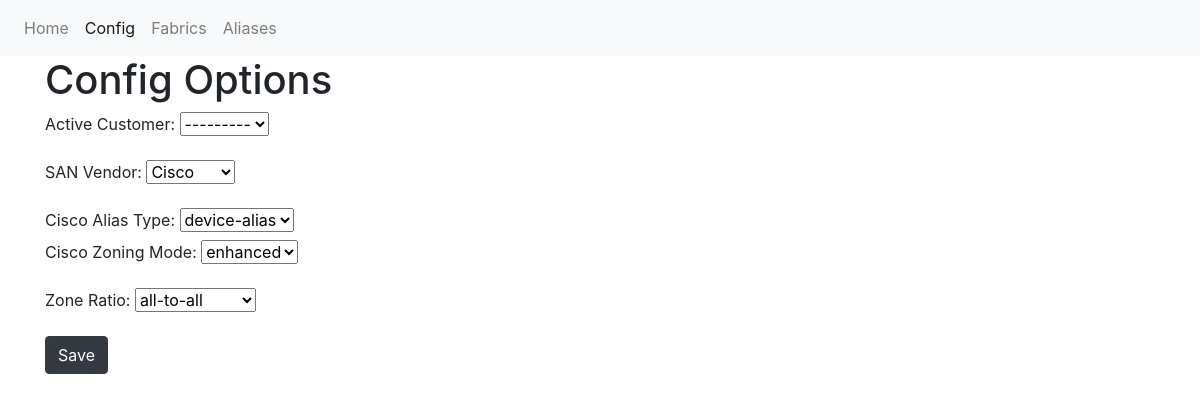
Page /config/ on the earlier database version.
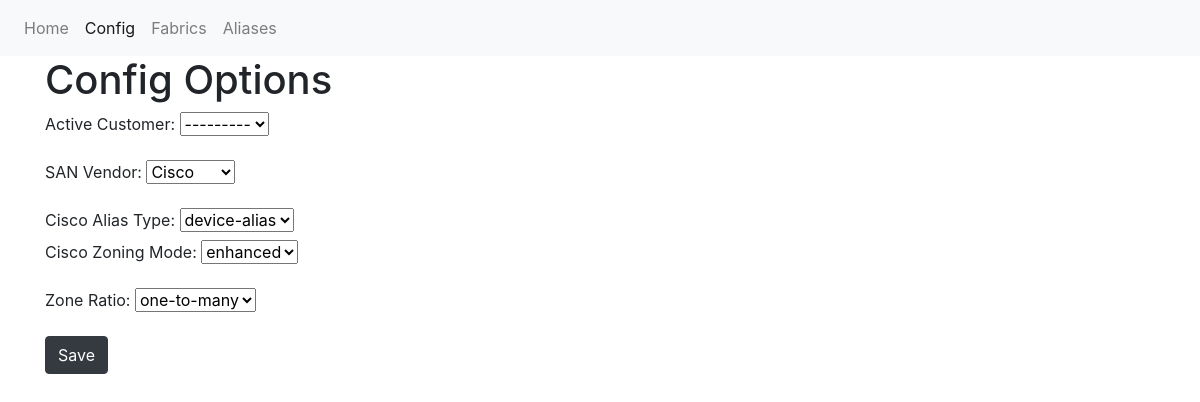
Same page on the later database version.
### san_app/models.py (models this page shows)
class Config(models.Model):
    customer = models.ForeignKey(Customer, related_name='active_customer',
                        on_delete=models.CASCADE)
    san_vendor = models.CharField(
        max_length=7,
        choices=[
            ('BR', 'Brocade'),
            ('CI', 'Cisco'),
        ]
    )
    cisco_alias = models.CharField(
        max_length=15,
        choices=[
            ('device-alias', 'device-alias'),
            ('fcalias', 'fcalias')
        ]
    )
    cisco_zoning_mode = models.CharField(
        max_length=15,
        choices=[
            ('basic','basic'),
            ('enhanced','enhanced')
        ]
    )
    zone_ratio = models.CharField(
        max_length=20,
        choices=[
            ('one-to-one','one-to-one'),
            ('one-to-many', 'one-to-many'),
            ('all-to-all', 'all-to-all')
        ]
    )

### san_app/views.py (the view)
# urls.py: path('config/', views.config, name='config'),
def config(request):
    config_instance, created = Config.objects.get_or_create(pk=1)  # Get or create a single instance
    if request.method == 'POST':
        form = ConfigForm(request.POST, instance=config_instance)
        if form.is_valid():
            form.save()
    else:
        form = ConfigForm(instance=config_instance)
    context = {'form': form}
    return render(request, 'config.html', context)

### san_app/forms.py
class ConfigForm(forms.ModelForm):
    class Meta:
        model = Config
        fields = ['customer', 'san_vendor', 'cisco_alias', 'cisco_zoning_mode', 'zone_ratio']

### san_app/templates/config.html (shortened to what this page needs)
<!DOCTYPE html>
{% extends "base_generic.html" %}
{% block content %}
<h1>Config Options</h1>
<form method="POST" action="">
  <div class="form-group">
    <label for="{{ form.customer.id_for_label }}">Active Customer:</label>
    {{ form.customer }}
  </div>
  <div class="form-group">
      <label for="{{ form.san_vendor.id_for_label }}">SAN Vendor:</label>
      {{ form.san_vendor }}
  </div>
  <div id="cisco-fields-container" class="form-group">
      <div>
          <label for="{{ form.cisco_alias.id_for_label }}">Cisco Alias Type:</label>
          {{ form.cisco_alias }}
      </div>
      <div>
          <label for="{{ form.cisco_zoning_mode.id_for_label }}">Cisco Zoning Mode:</label>
          {{ form.cisco_zoning_mode }}
      </div>
  </div>
  <div class="form-group">
      <label for="{{ form.zone_ratio.id_for_label }}">Zone Ratio:</label>
      {{ form.zone_ratio }}
  </div>
  <button type="submit" class="btn btn-dark">Save</button>
</form>
{% endblock %}

### san_app/templates/base_generic.html (shortened to what this page needs)
<!DOCTYPE html>
{% load static %}
<html lang="en">
<head>
    <link href="{% static 'san_app/handsontable/handsontable.full.min.css' %}" rel="stylesheet">
    <link rel="stylesheet" type="text/css" href="{% static 'css/main.css' %}">
    <link rel="stylesheet" href="https://cdn.jsdelivr.net/npm/bootstrap@4.0.0/dist/css/bootstrap.min.css">
</head>
<body>
<nav class="navbar navbar-expand-lg navbar-light bg-light">
    <div class="collapse navbar-collapse" id="navbarNavAltMarkup">
        <div class="navbar-nav">
                <a class="nav-item nav-link {% if request.resolver_match.url_name == 'index' %}active{% endif %}" href="{% url 'index' %}">Home</a>
                <a class="nav-item nav-link {% if request.resolver_match.url_name == 'config' %}active{% endif %}" href="{% url 'config' %}">Config</a>
                <a class="nav-item nav-link {% if request.resolver_match.url_name == 'fabrics' %}active{% endif %}" href="{% url 'fabrics' %}">Fabrics</a>
                <a class="nav-item nav-link {% if request.resolver_match.url_name == 'aliases' %}active{% endif %}" href="{% url 'aliases' %}">Aliases</a>
        </div>
    </div>
</nav>
    <main>
        <div class="container">
        {% block content %}{% endblock %}
        </div>
    </main>
</body>
</html>

Differences in the rows shown:
changed Config "Cisco": zone_ratio "all-to-all" → "one-to-many"
